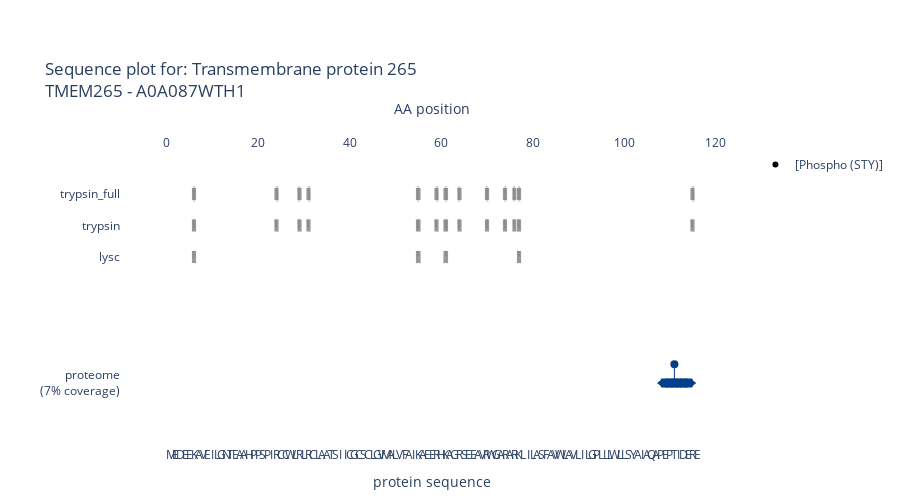

The cell this chart's notebook holds for it:
### Code cell
#hide
plot_peptide_traces(test_formatted_proteome_data,
                    name = 'proteome',
                    protein = "A0A087WTH1",
                    fasta = test_fasta,
                    uniprot=uniprot_annotation,
                    selected_features=[],
                    uniprot_feature_dict=uniprot_feature_dict,
                    uniprot_color_dict=uniprot_color_dict,
                    selected_proteases=["trypsin_full","lysc","trypsin"])

### Figure 1 — Plotly figure (JSON) as saved in the notebook; plotly's stock layout.template omitted (floating-point values rounded to 4 significant figures)
{"data": [{"hovertemplate": "Peptide: %{meta}<br>Protein IDs: %{text}", "marker": {"color": ["#023e8a", "#023e8a", "#023e8a", "#023e8a", "#023e8a", "#023e8a", "#023e8a", "#023e8a"], "line": {"color": ["#023e8a", "#023e8a", "#023e8a", "#023e8a", "#023e8a", "#023e8a", "#023e8a", "#023e8a"]}, "opacity": 1, "size": [6, 8, 8, 8, 8, 8, 8, 6], "symbol": [7, 1, 1, 1, 1, 1, 1, 8]}, "meta": ["PEPT[Phospho (STY)]IDER", "PEPT[Phospho (STY)]IDER", "PEPT[Phospho (STY)]IDER", "PEPT[Phospho (STY)]IDER", "PEPT[Phospho (STY)]IDER", "PEPT[Phospho (STY)]IDER", "PEPT[Phospho (STY)]IDER", "PEPT[Phospho (STY)]IDER"], "mode": "markers", "name": "", "showlegend": false, "text": ["A0A024R161;A0A087WT10;A0A087WTH1", "A0A024R161;A0A087WT10;A0A087WTH1", "A0A024R161;A0A087WT10;A0A087WTH1", "A0A024R161;A0A087WT10;A0A087WTH1", "A0A024R161;A0A087WT10;A0A087WTH1", "A0A024R161;A0A087WT10;A0A087WTH1", "A0A024R161;A0A087WT10;A0A087WTH1", "A0A024R161;A0A087WT10;A0A087WTH1"], "type": "scatter", "x": [108, 109, 110, 111, 112, 113, 114, 115], "xaxis": "x2", "y": [0, 0, 0, 0, 0, 0, 0, 0, 0, 0, 0, 0, 0, 0, 0, 0, 0, 0, 0, 0, 0, 0, 0, 0, 0, 0, 0, 0, 0, 0, 0, 0, 0, 0, 0, 0, 0, 0, 0, 0, 0, 0, 0, 0, 0, 0, 0, 0, 0, 0, 0, 0, 0, 0, 0, 0, 0, 0, 0, 0, 0, 0, 0, 0, 0, 0, 0, 0, 0, 0, 0, 0, 0, 0, 0, 0, 0, 0, 0, 0, 0, 0, 0, 0, 0, 0, 0, 0, 0, 0, 0, 0, 0, 0, 0, 0, 0, 0, 0, 0, 0, 0, 0, 0, 0, 0, 0, 0, 0, 0, 0, 0, 0, 0, 0, 0]}, {"hovertemplate": "PTM: %{text}", "marker": {"color": ["#023e8a"], "line": {"color": ["#023e8a"]}, "opacity": 1, "size": 8, "symbol": [0]}, "mode": "markers", "name": "", "showlegend": false, "text": ["[Phospho (STY)]"], "type": "scatter", "x": [111], "xaxis": "x2", "y": [0.3]}, {"name": "", "showlegend": false, "type": "scatter", "xaxis": "x", "y": [null]}, {"marker": {"color": "black", "symbol": 0}, "mode": "markers", "name": "[Phospho (STY)]", "showlegend": true, "type": "scatter", "xaxis": "x2", "y": [null]}, {"base": 1.9, "hovertemplate": "%{text}", "marker": {"color": "grey"}, "name": "", "opacity": 0.8, "showlegend": false, "text": ["lysc"], "type": "bar", "x": [6], "xaxis": "x2", "y": [0.2]}, {"base": 1.9, "hovertemplate": "%{text}", "marker": {"color": "grey"}, "name": "", "opacity": 0.8, "showlegend": false, "text": ["lysc"], "type": "bar", "x": [55], "xaxis": "x2", "y": [0.2]}, {"base": 1.9, "hovertemplate": "%{text}", "marker": {"color": "grey"}, "name": "", "opacity": 0.8, "showlegend": false, "text": ["lysc"], "type": "bar", "x": [61], "xaxis": "x2", "y": [0.2]}, {"base": 1.9, "hovertemplate": "%{text}", "marker": {"color": "grey"}, "name": "", "opacity": 0.8, "showlegend": false, "text": ["lysc"], "type": "bar", "x": [77], "xaxis": "x2", "y": [0.2]}, {"base": 2.4, "hovertemplate": "%{text}", "marker": {"color": "grey"}, "name": "", "opacity": 0.8, "showlegend": false, "text": ["trypsin"], "type": "bar", "x": [6], "xaxis": "x2", "y": [0.2]}, {"base": 2.4, "hovertemplate": "%{text}", "marker": {"color": "grey"}, "name": "", "opacity": 0.8, "showlegend": false, "text": ["trypsin"], "type": "bar", "x": [24], "xaxis": "x2", "y": [0.2]}, {"base": 2.4, "hovertemplate": "%{text}", "marker": {"color": "grey"}, "name": "", "opacity": 0.8, "showlegend": false, "text": ["trypsin"], "type": "bar", "x": [29], "xaxis": "x2", "y": [0.2]}, {"base": 2.4, "hovertemplate": "%{text}", "marker": {"color": "grey"}, "name": "", "opacity": 0.8, "showlegend": false, "text": ["trypsin"], "type": "bar", "x": [31], "xaxis": "x2", "y": [0.2]}, {"base": 2.4, "hovertemplate": "%{text}", "marker": {"color": "grey"}, "name": "", "opacity": 0.8, "showlegend": false, "text": ["trypsin"], "type": "bar", "x": [55], "xaxis": "x2", "y": [0.2]}, {"base": 2.4, "hovertemplate": "%{text}", "marker": {"color": "grey"}, "name": "", "opacity": 0.8, "showlegend": false, "text": ["trypsin"], "type": "bar", "x": [59], "xaxis": "x2", "y": [0.2]}, {"base": 2.4, "hovertemplate": "%{text}", "marker": {"color": "grey"}, "name": "", "opacity": 0.8, "showlegend": false, "text": ["trypsin"], "type": "bar", "x": [61], "xaxis": "x2", "y": [0.2]}, {"base": 2.4, "hovertemplate": "%{text}", "marker": {"color": "grey"}, "name": "", "opacity": 0.8, "showlegend": false, "text": ["trypsin"], "type": "bar", "x": [64], "xaxis": "x2", "y": [0.2]}, {"base": 2.4, "hovertemplate": "%{text}", "marker": {"color": "grey"}, "name": "", "opacity": 0.8, "showlegend": false, "text": ["trypsin"], "type": "bar", "x": [70], "xaxis": "x2", "y": [0.2]}, {"base": 2.4, "hovertemplate": "%{text}", "marker": {"color": "grey"}, "name": "", "opacity": 0.8, "showlegend": false, "text": ["trypsin"], "type": "bar", "x": [74], "xaxis": "x2", "y": [0.2]}, {"base": 2.4, "hovertemplate": "%{text}", "marker": {"color": "grey"}, "name": "", "opacity": 0.8, "showlegend": false, "text": ["trypsin"], "type": "bar", "x": [76], "xaxis": "x2", "y": [0.2]}, {"base": 2.4, "hovertemplate": "%{text}", "marker": {"color": "grey"}, "name": "", "opacity": 0.8, "showlegend": false, "text": ["trypsin"], "type": "bar", "x": [77], "xaxis": "x2", "y": [0.2]}, {"base": 2.4, "hovertemplate": "%{text}", "marker": {"color": "grey"}, "name": "", "opacity": 0.8, "showlegend": false, "text": ["trypsin"], "type": "bar", "x": [115], "xaxis": "x2", "y": [0.2]}, {"base": 2.9, "hovertemplate": "%{text}", "marker": {"color": "grey"}, "name": "", "opacity": 0.8, "showlegend": false, "text": ["trypsin_full"], "type": "bar", "x": [6], "xaxis": "x2", "y": [0.2]}, {"base": 2.9, "hovertemplate": "%{text}", "marker": {"color": "grey"}, "name": "", "opacity": 0.8, "showlegend": false, "text": ["trypsin_full"], "type": "bar", "x": [24], "xaxis": "x2", "y": [0.2]}, {"base": 2.9, "hovertemplate": "%{text}", "marker": {"color": "grey"}, "name": "", "opacity": 0.8, "showlegend": false, "text": ["trypsin_full"], "type": "bar", "x": [29], "xaxis": "x2", "y": [0.2]}, {"base": 2.9, "hovertemplate": "%{text}", "marker": {"color": "grey"}, "name": "", "opacity": 0.8, "showlegend": false, "text": ["trypsin_full"], "type": "bar", "x": [31], "xaxis": "x2", "y": [0.2]}, {"base": 2.9, "hovertemplate": "%{text}", "marker": {"color": "grey"}, "name": "", "opacity": 0.8, "showlegend": false, "text": ["trypsin_full"], "type": "bar", "x": [55], "xaxis": "x2", "y": [0.2]}, {"base": 2.9, "hovertemplate": "%{text}", "marker": {"color": "grey"}, "name": "", "opacity": 0.8, "showlegend": false, "text": ["trypsin_full"], "type": "bar", "x": [59], "xaxis": "x2", "y": [0.2]}, {"base": 2.9, "hovertemplate": "%{text}", "marker": {"color": "grey"}, "name": "", "opacity": 0.8, "showlegend": false, "text": ["trypsin_full"], "type": "bar", "x": [61], "xaxis": "x2", "y": [0.2]}, {"base": 2.9, "hovertemplate": "%{text}", "marker": {"color": "grey"}, "name": "", "opacity": 0.8, "showlegend": false, "text": ["trypsin_full"], "type": "bar", "x": [64], "xaxis": "x2", "y": [0.2]}, {"base": 2.9, "hovertemplate": "%{text}", "marker": {"color": "grey"}, "name": "", "opacity": 0.8, "showlegend": false, "text": ["trypsin_full"], "type": "bar", "x": [70], "xaxis": "x2", "y": [0.2]}, {"base": 2.9, "hovertemplate": "%{text}", "marker": {"color": "grey"}, "name": "", "opacity": 0.8, "showlegend": false, "text": ["trypsin_full"], "type": "bar", "x": [74], "xaxis": "x2", "y": [0.2]}, {"base": 2.9, "hovertemplate": "%{text}", "marker": {"color": "grey"}, "name": "", "opacity": 0.8, "showlegend": false, "text": ["trypsin_full"], "type": "bar", "x": [76], "xaxis": "x2", "y": [0.2]}, {"base": 2.9, "hovertemplate": "%{text}", "marker": {"color": "grey"}, "name": "", "opacity": 0.8, "showlegend": false, "text": ["trypsin_full"], "type": "bar", "x": [77], "xaxis": "x2", "y": [0.2]}, {"base": 2.9, "hovertemplate": "%{text}", "marker": {"color": "grey"}, "name": "", "opacity": 0.8, "showlegend": false, "text": ["trypsin_full"], "type": "bar", "x": [115], "xaxis": "x2", "y": [0.2]}, {"hovertemplate": "<b>%{meta}: %{text}<b>", "marker": {"color": "rgba(135, 206, 250, 0)"}, "meta": ["M", "E", "D", "E", "E", "K", "A", "V", "E", "I", "L", "G", "N", "T", "E", "A", "A", "H", "P", "P", "S", "P", "I", "R", "C", "C", "W", "L", "R", "L", "R", "C", "L", "A", "A", "T", "S", "I", "I", "C", "G", "C", "S", "C", "L", "G", "V", "M", "A", "L", "V", "F", "A", "I", "K", "A", "E", "E", "R", "H", "K", "A", "G", "R", "S", "E", "E", "A", "V", "R", "W", "G", "A", "R", "A", "R", "K", "L", "I", "L", "A", "S", "F", "A", "V", "W", "L", "A", "V", "L", "I", "L", "G", "P", "L", "L", "L", "W", "L", "L", "S", "Y", "A", "I", "A", "Q", "A", "P", "E", "P", "T", "I", "D", "E", "R", "E"], "mode": "markers", "name": "", "showlegend": false, "text": ["Methionine", "Glutamic acid", "Aspartic acid", "Glutamic acid", "Glutamic acid", "Lysine", "Alanine", "Valine", "Glutamic acid", "Isoleucine", "Leucine", "Glycine", "Asparagine", "Treonine", "Glutamic acid", "Alanine", "Alanine", "Histidine", "Proline", "Proline", "Serine", "Proline", "Isoleucine", "Arginine", "Cysteine", "Cysteine", "Tryptophan", "Leucine", "Arginine", "Leucine", "Arginine", "Cysteine", "Leucine", "Alanine", "Alanine", "Treonine", "Serine", "Isoleucine", "Isoleucine", "Cysteine", "Glycine", "Cysteine", "Serine", "Cysteine", "Leucine", "Glycine", "Valine", "Methionine", "Alanine", "Leucine", "Valine", "Phenylalanine", "Alanine", "Isoleucine", "Lysine", "Alanine", "Glutamic acid", "Glutamic acid", "Arginine", "Histidine", "Lysine", "Alanine", "Glycine", "Arginine", "Serine", "Glutamic acid", "Glutamic acid", "Alanine", "Valine", "Arginine", "Tryptophan", "Glycine", "Alanine", "Arginine", "Alanine", "Arginine", "Lysine", "Leucine", "Isoleucine", "Leucine", "Alanine", "Serine", "Phenylalanine", "Alanine", "Valine", "Tryptophan", "Leucine", "Alanine", "Valine", "Leucine", "Isoleucine", "Leucine", "Glycine", "Proline", "Leucine", "Leucine", "Leucine", "Tryptophan", "Leucine", "Leucine", "Serine", "Tyrosine", "Alanine", "Isoleucine", "Alanine", "Glutamine", "Alanine", "Proline", "Glutamic acid", "Proline", "Treonine", "Isoleucine", "Aspartic acid", "Glutamic acid", "Arginine", "Glutamic acid"], "type": "scatter", "x": [1, 2, 3, 4, 5, 6, 7, 8, 9, 10, 11, 12, 13, 14, 15, 16, 17, 18, 19, 20, 21, 22, 23, 24, 25, 26, 27, 28, 29, 30, 31, 32, 33, 34, 35, 36, 37, 38, 39, 40, 41, 42, 43, 44, 45, 46, 47, 48, 49, 50, 51, 52, 53, 54, 55, 56, 57, 58, 59, 60, 61, 62, 63, 64, 65, 66, 67, 68, 69, 70, 71, 72, 73, 74, 75, 76, 77, 78, 79, 80, 81, 82, 83, 84, 85, 86, 87, 88, 89, 90, 91, 92, 93, 94, 95, 96, 97, 98, 99, 100, 101, 102, 103, 104, 105, 106, 107, 108, 109, 110, 111, 112, 113, 114, 115, 116], "xaxis": "x2", "y": [0, 0, 0, 0, 0, 0, 0, 0, 0, 0, 0, 0, 0, 0, 0, 0, 0, 0, 0, 0, 0, 0, 0, 0, 0, 0, 0, 0, 0, 0, 0, 0, 0, 0, 0, 0, 0, 0, 0, 0, 0, 0, 0, 0, 0, 0, 0, 0, 0, 0, 0, 0, 0, 0, 0, 0, 0, 0, 0, 0, 0, 0, 0, 0, 0, 0, 0, 0, 0, 0, 0, 0, 0, 0, 0, 0, 0, 0, 0, 0, 0, 0, 0, 0, 0, 0, 0, 0, 0, 0, 0, 0, 0, 0, 0, 0, 0, 0, 0, 0, 0, 0, 0, 0, 0, 0, 0, 0, 0, 0, 0, 0, 0, 0, 0, 0]}], "layout": {"bargap": 0, "barmode": "stack", "height": 500, "hoverdistance": 1, "hovermode": "x unified", "margin": {"b": 20, "l": 20, "r": 20, "t": 150}, "meta": 7, "plot_bgcolor": "rgba(0,0,0,0)", "shapes": [{"line": {"color": "#023e8a", "width": 1}, "type": "line", "x0": 111, "x1": 111, "xref": "x2", "y0": 0, "y1": 0.3}], "title": {"text": "Sequence plot for: Transmembrane protein 265<br>TMEM265 - A0A087WTH1"}, "xaxis": {"anchor": "y", "matches": "x2", "range": [-10, 126], "showgrid": false, "tickangle": 0, "tickmode": "array", "ticktext": ["M", "E", "D", "E", "E", "K", "A", "V", "E", "I", "L", "G", "N", "T", "E", "A", "A", "H", "P", "P", "S", "P", "I", "R", "C", "C", "W", "L", "R", "L", "R", "C", "L", "A", "A", "T", "S", "I", "I", "C", "G", "C", "S", "C", "L", "G", "V", "M", "A", "L", "V", "F", "A", "I", "K", "A", "E", "E", "R", "H", "K", "A", "G", "R", "S", "E", "E", "A", "V", "R", "W", "G", "A", "R", "A", "R", "K", "L", "I", "L", "A", "S", "F", "A", "V", "W", "L", "A", "V", "L", "I", "L", "G", "P", "L", "L", "L", "W", "L", "L", "S", "Y", "A", "I", "A", "Q", "A", "P", "E", "P", "T", "I", "D", "E", "R", "E"], "tickvals": [1, 2, 3, 4, 5, 6, 7, 8, 9, 10, 11, 12, 13, 14, 15, 16, 17, 18, 19, 20, 21, 22, 23, 24, 25, 26, 27, 28, 29, 30, 31, 32, 33, 34, 35, 36, 37, 38, 39, 40, 41, 42, 43, 44, 45, 46, 47, 48, 49, 50, 51, 52, 53, 54, 55, 56, 57, 58, 59, 60, 61, 62, 63, 64, 65, 66, 67, 68, 69, 70, 71, 72, 73, 74, 75, 76, 77, 78, 79, 80, 81, 82, 83, 84, 85, 86, 87, 88, 89, 90, 91, 92, 93, 94, 95, 96, 97, 98, 99, 100, 101, 102, 103, 104, 105, 106, 107, 108, 109, 110, 111, 112, 113, 114, 115, 116], "title": {"text": "protein sequence"}, "type": "linear", "zeroline": false}, "xaxis2": {"anchor": "y", "matches": "x", "range": [-10, 126], "showgrid": false, "side": "top", "tickangle": 0, "tickformat": ".d", "tickmode": "auto", "title": {"text": "AA position"}, "type": "linear", "zeroline": false}, "yaxis": {"automargin": true, "range": [-1, 3.7], "showgrid": false, "showticklabels": true, "tickmode": "array", "ticktext": ["proteome<br> (7% coverage)", "lysc", "trypsin", "trypsin_full"], "tickvals": [0, 2, 2.5, 3], "title": {"text": ""}, "zeroline": false}}}
